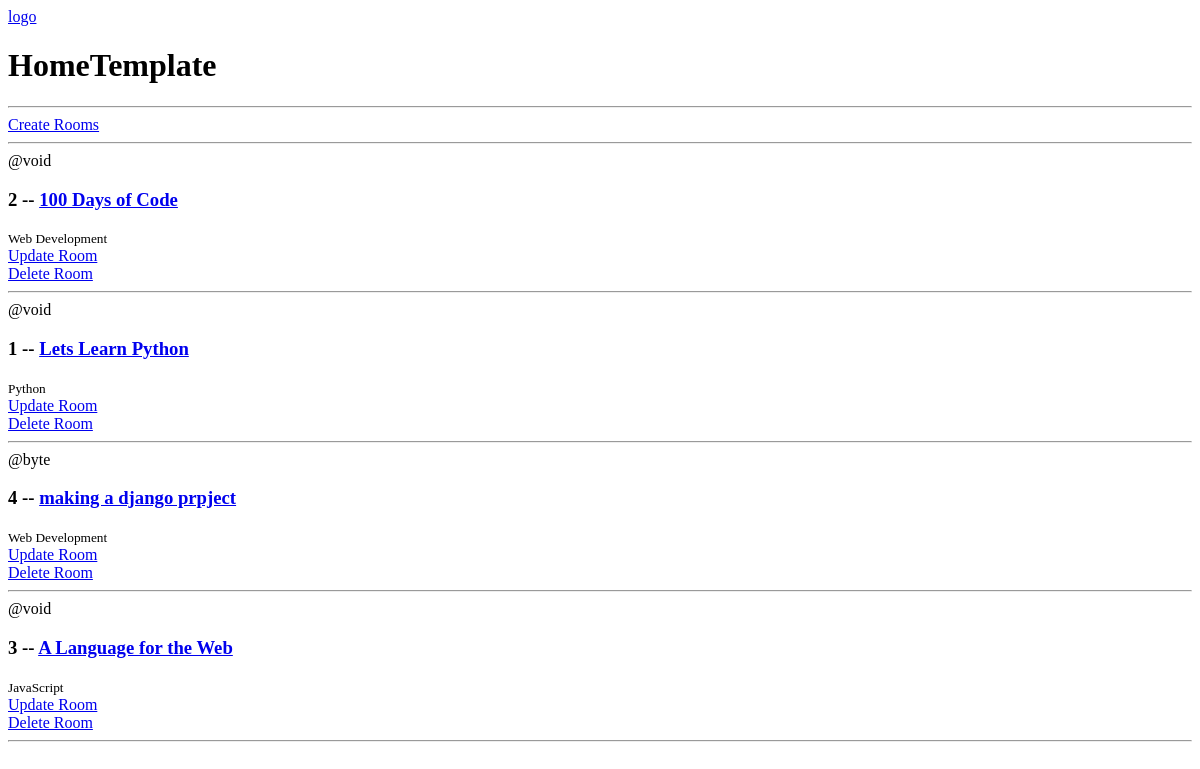
Before: / with the older database file.
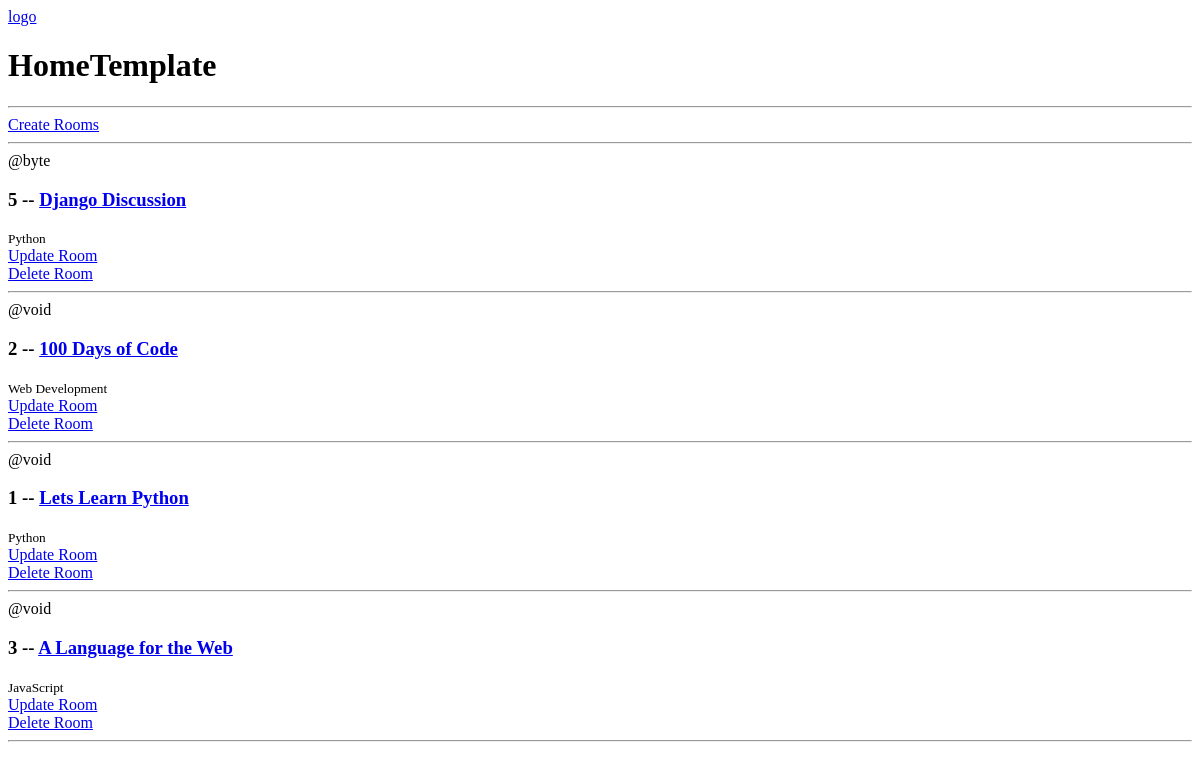
After: the same page with the newer database file.
### base/models.py (models this page shows, shortened)
class Room(models.Model):
    host = models.ForeignKey(User, on_delete=models.SET_NULL, null=True)
    topic = models.ForeignKey(Topic, on_delete=models.SET_NULL,null=True)
    name = models.CharField(max_length=200)
    description = models.TextField(null=True, blank=True) # can be blank and if we run a form, we can keep the form field as blank
    updated = models.DateTimeField(auto_now=True) # takes a timestamp everytime touched
    created = models.DateTimeField(auto_now_add=True) # create a timestamp when it was created
    class Meta:
        ordering = ['-updated','-created']

class Topic(models.Model):
    name = models.CharField(max_length=200)

### base/views.py (the view)
# urls.py: path('', views.home, name="home"),
def home(request):
    rooms = Room.objects.all()
    return render(request, 'base/home.html',{"rooms":rooms})

### base/templates/base/home.html
{% extends "main.html" %}
{% block content %}
<h1>HomeTemplate</h1>
<hr>
<div>
    <a href="{% url "create_room" %}">Create Rooms</a>
</div>
<hr>
<div>
    {% for room in rooms %}
    <div>
        <span>@{{room.host.username}}</span>
        <h3>{{room.id}} -- <a href="/room/{{room.id}}">{{room.name}}</a> </h3>
        <small>{{room.topic.name}}</small>
        <div>
            <a href="/update-room/{{room.id}}">Update Room</a>
        </div>
        <div>
            <a href="/delete-room/{{room.id}}">Delete Room</a>
        </div>
        <hr>
    </div>
    {% endfor %}
</div>
{% endblock content %}

### templates/main.html (shortened to what this page needs)
<!DOCTYPE html>
<html lang="en">
<head>
</head>
<body>
    {% include "navbar.html" %}
    {% block content %}
    {% endblock content %}
</body>
</html>

### templates/navbar.html
<nav>
    <a href="/">logo</a>
</nav>

Changed rows visible on the page:
removed Room: host.username "byte", id "4", name "making a django prpject", topic.name "Web Development"
added Room: host.username "byte", id "5", name "Django Discussion", topic.name "Python"
